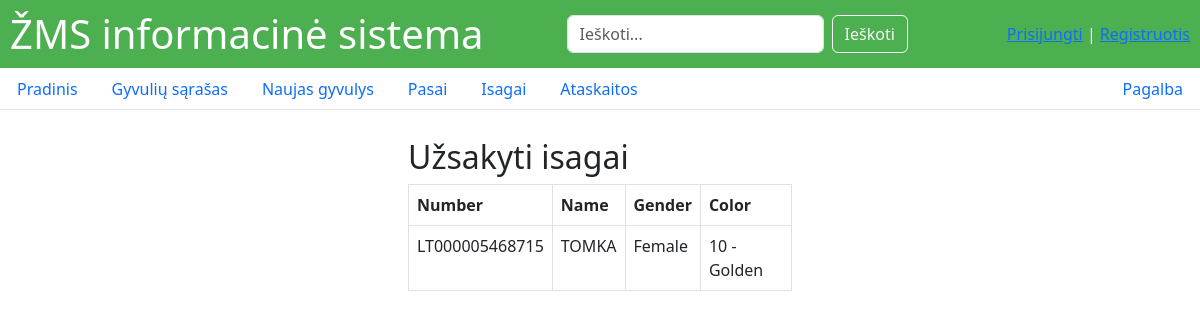
Page /ordered_isagai/ on the committed database.
### main/models.py (models this page shows, shortened)
class Animal(models.Model):
    number = models.CharField(max_length=14,null=True, blank=True,unique=True)
    gender = models.CharField(max_length=10,null=True, blank=True, choices=[('male', 'Male'), ('female', 'Female')])
    color = models.CharField(max_length=50,choices=COLOR_CHOICES, blank=True, null=True)
    name = models.CharField(max_length=50, blank=True, null=True)
    weight = models.DecimalField(max_digits=6, decimal_places=2, blank=True, null=True)
    birth_date = models.DateField(blank=True, null=True)
    mother = models.ForeignKey(
        'self',
        on_delete=models.SET_NULL,
        null=True,
        blank=True,
        related_name='offspring'
    )
    has_isagai = models.BooleanField(default=False)
    has_passport = models.BooleanField(default=False)
    owner = models.ForeignKey(
        settings.AUTH_USER_MODEL,
        on_delete=models.CASCADE,
        related_name='animals',
        null=True, blank=True
    )

### main/views.py (the view)
# urls.py: path('ordered_isagai/', views.ordered_isagai, name='ordered_isagai'),
def ordered_isagai(request):
    ordered_animals = Animal.objects.filter(has_isagai=True)
    return render(request, 'main/ordered_isagai.html', {'animals': ordered_animals})

### templates/main/ordered_isagai.html
{% extends 'main/base.html' %}
{% block content %}
{% load static %}
<div class="mx-auto p-2" style="width: 400px;">
<h2>Užsakyti isagai</h2>
<table class="table table-bordered">
{% if animals %}
    <thead>
      <tr>
        <th>Number</th>
        <th>Name</th>
        <th>Gender</th>
        <th>Color</th>
      </tr>
    </thead>
    <tbody>
      {% for animal in animals %}
        <tr>
          <td>{{ animal.number }}</td>
          <td>{{ animal.name }}</td>
          <td>{{ animal.get_gender_display }}</td>
          <td>{{ animal.get_color_display }}</td>
        </tr>
      {% endfor %}
    </tbody>
  </table>
{% else %}
  <p>Nėra gyvulių, kuriems užsakyti isgai.</p>
{% endif %}
</div>
{% endblock %}

### rows in the picture
Animal: number "LT000005468715", name "TOMKA", gender "Female", color "10 - Golden"
